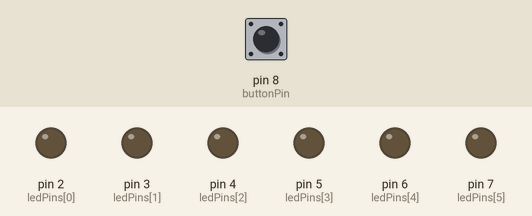
Bench run of a sketch on a simulated Arduino Uno, built with avr-gcc and run on an emulated ATmega328P. Shown: output pins drawn as LEDs (lit = HIGH). Inputs (shaded band) come from the test bench; at power-on: pin 8 (buttonPin) HIGH. Random numbers use the default seed unless the sketch sets one.

Above: at 1.2 s.
1.3 s: pin 8 (buttonPin) pulled LOW for 0.15 s
At 1.55 s:
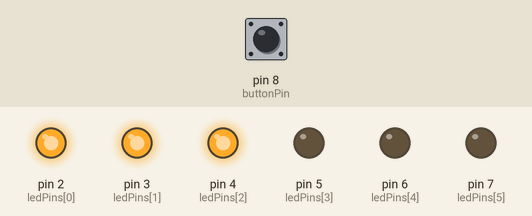
At 2.7 s:
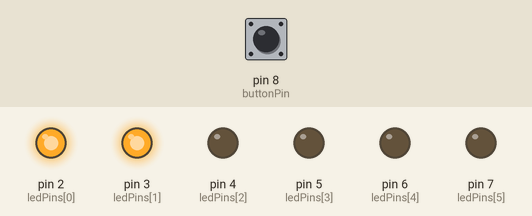
4.3 s: pin 8 (buttonPin) pulled LOW for 1 s
At 5.15 s:
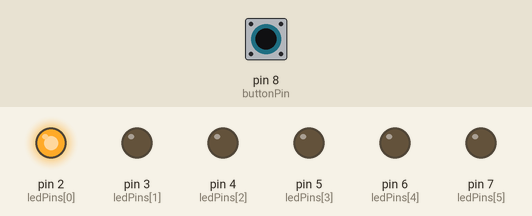
7.3 s: pin 8 (buttonPin) pulled LOW for 3.2 s
Timing chart, 0 to 13.1 s (numbered marks = the images above; inputs shaded):
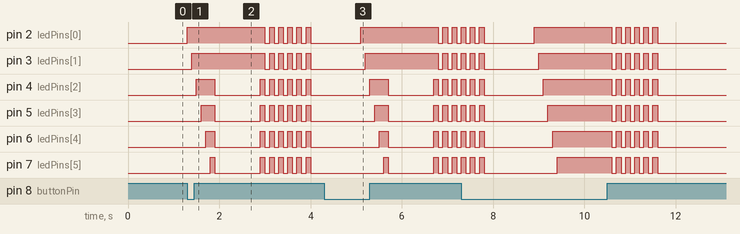

Measured:
- after the input at 1.3 s, pin 2 (ledPins[0]): LOW → HIGH at once, then repeats every 0.20 s: LOW 0.10 s, HIGH 0.10 s; pin 3 (ledPins[1]): LOW → HIGH after 0.10 s, then repeats every 0.20 s: LOW 0.10 s, HIGH 0.10 s
- after the input at 4.3 s, pin 2 (ledPins[0]): LOW → HIGH after 0.80 s, then repeats every 0.20 s: LOW 0.10 s, HIGH 0.10 s; pin 3 (ledPins[1]): LOW → HIGH after 0.90 s, then repeats every 0.20 s: LOW 0.10 s, HIGH 0.10 s

The sketch:

ex03.ino
```cpp
const int ledPins[6] = {2, 3, 4, 5, 6, 7};
const int buttonPin = 8;

void setup() {
  for (int i = 0; i < 6; i++) {
    pinMode(ledPins[i], OUTPUT);
  }
  pinMode(buttonPin, INPUT_PULLUP);
}

void loop() {
  if (digitalRead(buttonPin) == LOW) {
    int randomNumber = random(1, 7);

    // Lần lượt sáng từng đèn
    for (int i = 0; i < 6; i++) {
      digitalWrite(ledPins[i], HIGH);
      delay(100);
    }

    // Sáng lượng đèn bằng với số được random
    for (int i = 0; i < 6; i++) {
      digitalWrite(ledPins[i], (i + 1) <= randomNumber ? HIGH : LOW);
    }
    delay(1000);

    // Bật tắt tất cả đèn led 6 lần
    for (int i = 0; i < 6; i++)
    {
      for (int i = 0; i < 6; i++) {
        digitalWrite(ledPins[i], HIGH);
      }
      delay(100);
      for (int i = 0; i < 6; i++) {
        digitalWrite(ledPins[i], LOW);
      }
      delay(100);
    }
    delay(1000);
  }
}
```
